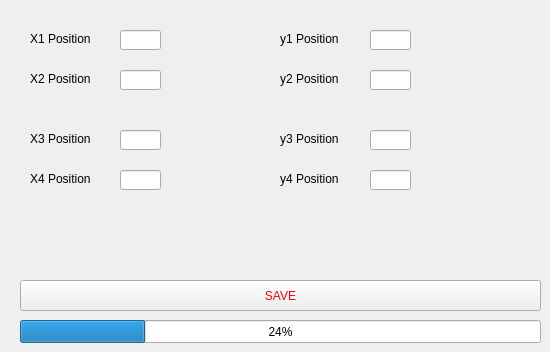
   <widget class="QWidget" name="tab_2">
    <attribute name="title">
     <string>INITIAL ROBOT POSITIONS</string>
    </attribute>
    <widget class="QLineEdit" name="lineEdit_3">
     <property name="geometry">
      <rect>
       <x>120</x>
       <y>30</y>
       <width>41</width>
       <height>20</height>
      </rect>
     </property>
    </widget>
    <widget class="QLabel" name="label_7">
     <property name="geometry">
      <rect>
       <x>30</x>
       <y>30</y>
       <width>77</width>
       <height>17</height>
      </rect>
     </property>
     <property name="text">
      <string>X1 Position</string>
     </property>
    </widget>
    <widget class="QLineEdit" name="lineEdit_4">
     <property name="geometry">
      <rect>
       <x>120</x>
       <y>70</y>
       <width>41</width>
       <height>20</height>
      </rect>
     </property>
     <property name="text">
      <string/>
     </property>
    </widget>
    <widget class="QLabel" name="label_8">
     <property name="geometry">
      <rect>
       <x>30</x>
       <y>70</y>
       <width>77</width>
       <height>17</height>
      </rect>
     </property>
     <property name="text">
      <string>X2 Position</string>
     </property>
    </widget>
    <widget class="QLineEdit" name="lineEdit_5">
     <property name="geometry">
      <rect>
       <x>370</x>
       <y>30</y>
       <width>41</width>
       <height>20</height>
      </rect>
     </property>
    </widget>
    <widget class="QLineEdit" name="lineEdit_7">
     <property name="geometry">
      <rect>
       <x>370</x>
       <y>70</y>
       <width>41</width>
       <height>20</height>
      </rect>
     </property>
     <property name="text">
      <string/>
     </property>
    </widget>
    <widget class="QLabel" name="label_9">
     <property name="geometry">
      <rect>
       <x>280</x>
       <y>70</y>
       <width>75</width>
       <height>17</height>
      </rect>
     </property>
     <property name="text">
      <string>y2 Position</string>
     </property>
    </widget>
    <widget class="QLabel" name="label_10">
     <property name="geometry">
      <rect>
       <x>280</x>
       <y>30</y>
       <width>75</width>
       <height>17</height>
      </rect>
     </property>
     <property name="text">
      <string>y1 Position</string>
     </property>
    </widget>
    <widget class="QPushButton" name="pushButton_5">
     <property name="geometry">
      <rect>
       <x>20</x>
       <y>280</y>
       <width>521</width>
       <height>31</height>
      </rect>
     </property>
     <property name="styleSheet">
      <string notr="true">color: rgb(255, 0, 0);
font: 75 8pt &quot;MS Shell Dlg 2&quot;;</string>
     </property>
     <property name="text">
      <string>SAVE</string>
     </property>
    </widget>
    <widget class="QProgressBar" name="progressBar">
     <property name="geometry">
      <rect>
       <x>20</x>
       <y>320</y>
       <width>521</width>
       <height>23</height>
      </rect>
     </property>
     <property name="value">
      <number>24</number>
     </property>
    </widget>
    <widget class="QLabel" name="label_11">
     <property name="geometry">
      <rect>
       <x>280</x>
       <y>170</y>
       <width>75</width>
       <height>17</height>
      </rect>
     </property>
     <property name="text">
      <string>y4 Position</string>
     </property>
    </widget>
    <widget class="QLineEdit" name="lineEdit_8">
     <property name="geometry">
      <rect>
       <x>120</x>
       <y>130</y>
       <width>41</width>
       <height>20</height>
      </rect>
     </property>
    </widget>
    <widget class="QLineEdit" name="lineEdit_9">
     <property name="geometry">
      <rect>
       <x>370</x>
       <y>170</y>
       <width>41</width>
       <height>20</height>
      </rect>
     </property>
     <property name="text">
      <string/>
     </property>
    </widget>
    <widget class="QLabel" name="label_12">
     <property name="geometry">
      <rect>
       <x>30</x>
       <y>170</y>
       <width>77</width>
       <height>17</height>
      </rect>
     </property>
     <property name="text">
      <string>X4 Position</string>
     </property>
    </widget>
    <widget class="QLabel" name="label_13">
     <property name="geometry">
      <rect>
       <x>280</x>
       <y>130</y>
       <width>75</width>
       <height>17</height>
      </rect>
     </property>
     <property name="text">
      <string>y3 Position</string>
     </property>
    </widget>
    <widget class="QLineEdit" name="lineEdit_10">
     <property name="geometry">
      <rect>
       <x>120</x>
       <y>170</y>
       <width>41</width>
       <height>20</height>
      </rect>
     </property>
     <property name="text">
      <string/>
     </property>
    </widget>
    <widget class="QLineEdit" name="lineEdit_11">
     <property name="geometry">
      <rect>
       <x>370</x>
       <y>130</y>
       <width>41</width>
       <height>20</height>
      </rect>
     </property>
    </widget>
    <widget class="QLabel" name="label_14">
     <property name="geometry">
      <rect>
       <x>30</x>
       <y>130</y>
       <width>77</width>
       <height>17</height>
      </rect>
     </property>
     <property name="text">
      <string>X3 Position</string>
     </property>
    </widget>
   </widget>
